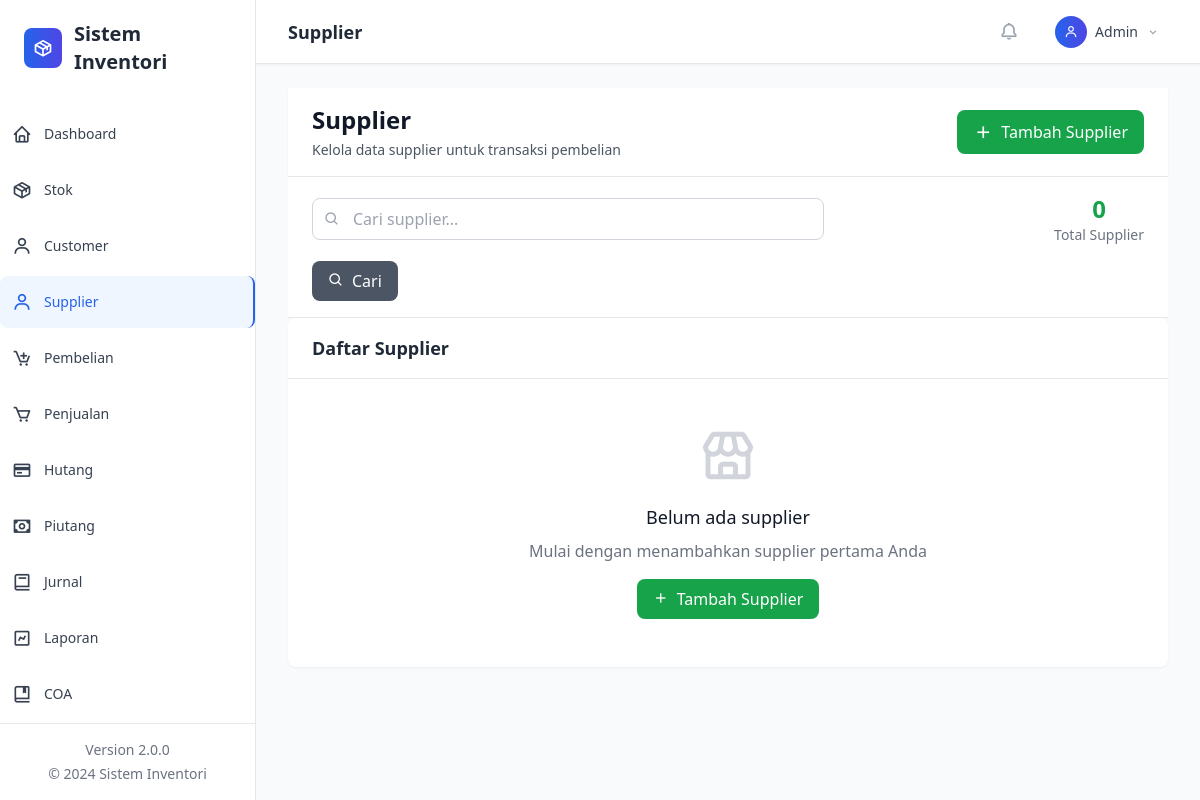
/?page=supplier, run on an earlier commit of the app's database.
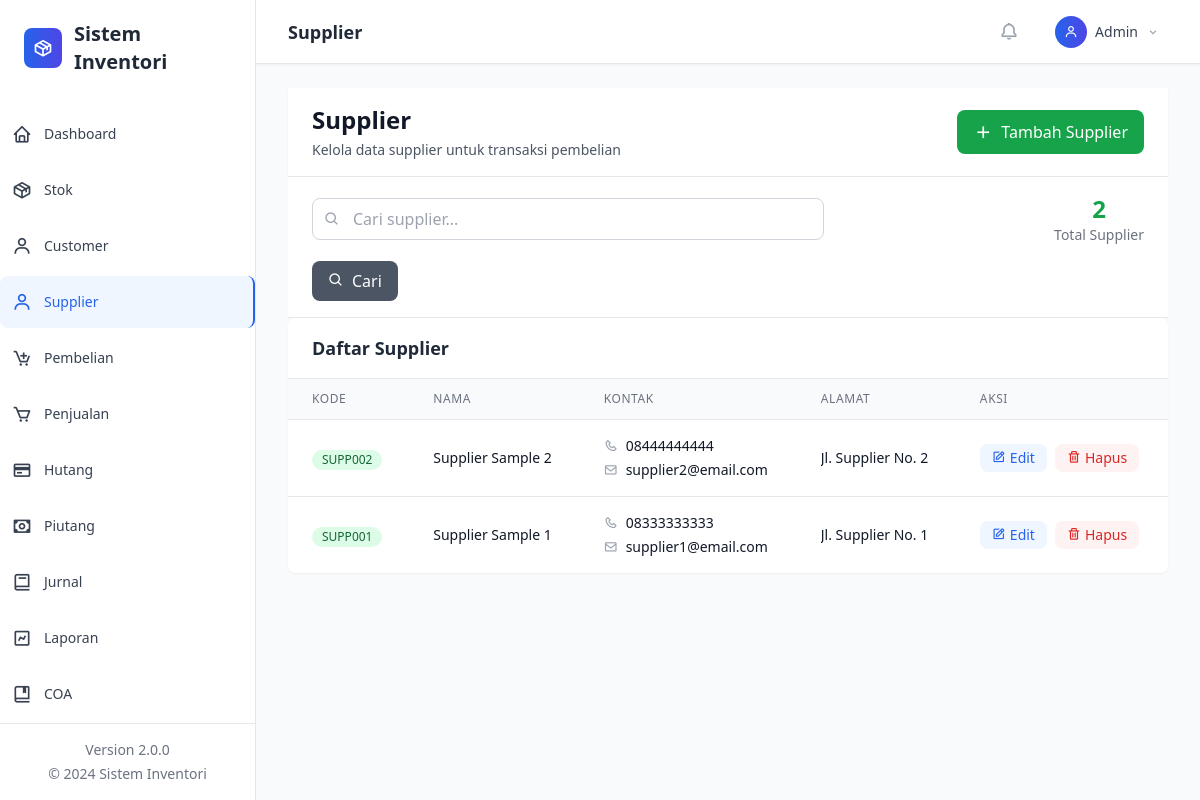
And on a later commit of the database.
### tables this page shows
CREATE TABLE supplier (
    id INTEGER PRIMARY KEY AUTOINCREMENT,
    kode TEXT UNIQUE NOT NULL,
    nama TEXT NOT NULL,
    alamat TEXT,
    telepon TEXT,
    email TEXT,
    created_at DATETIME DEFAULT CURRENT_TIMESTAMP,
    updated_at DATETIME DEFAULT CURRENT_TIMESTAMP
);

### classes/Database.php (called while the page is built, shortened)
<?php
class Database {
    private $pdo;
    private static $instance = null;
    private function __construct() {
        try {
            $this->pdo = new PDO('sqlite:' . DB_FILE);
            $this->pdo->setAttribute(PDO::ATTR_ERRMODE, PDO::ERRMODE_EXCEPTION);
            $this->pdo->exec('PRAGMA foreign_keys = ON;');
            $this->initializeTables();
        } catch (Exception $e) {
            if (DEBUG_MODE) {
                die('Database Error: ' . $e->getMessage());
            } else {
                die('Database connection failed. Please contact administrator.');
            }
        }
    }
    public static function getInstance() {
        if (self::$instance === null) {
            self::$instance = new self();
        }
        return self::$instance;
    }
    private function initializeTables() {
        if (file_exists(INIT_SQL)) {
            $sql = file_get_contents(INIT_SQL);
            $stmts = array_filter(array_map('trim', explode(';', $sql)));
            foreach ($stmts as $stmt) {
                if ($stmt) {
                    $this->pdo->exec($stmt);
                }
            }
        }
        $this->createProfileTable();
    }
    private function createProfileTable() {
        $sql = "CREATE TABLE IF NOT EXISTS profil_perusahaan (
            id INTEGER PRIMARY KEY AUTOINCREMENT,
            nama_perusahaan TEXT NOT NULL,
            alamat TEXT,
            telepon TEXT,
            email TEXT,
            website TEXT,
            logo TEXT,
            npwp TEXT,
            created_at DATETIME DEFAULT CURRENT_TIMESTAMP,
            updated_at DATETIME DEFAULT CURRENT_TIMESTAMP
        )";
        $this->pdo->exec($sql);
        $stmt = $this->pdo->prepare("SELECT COUNT(*) FROM profil_perusahaan");
        $stmt->execute();
    }
    public function query($sql, $params = []) {
        try {
            $stmt = $this->pdo->prepare($sql);
            $stmt->execute($params);
            return $stmt;
        } catch (Exception $e) {
            if (DEBUG_MODE) {
                throw new Exception('Query Error: ' . $e->getMessage());
            } else {
                throw new Exception('Database operation failed.');
            }
        }
    }
    public function fetchAll($sql, $params = []) {
        return $this->query($sql, $params)->fetchAll(PDO::FETCH_ASSOC);
    }
    public function fetch($sql, $params = []) {
        return $this->query($sql, $params)->fetch(PDO::FETCH_ASSOC);
    }
}
?>

### views/supplier/index.php (the view, shortened to what the changed rows need)
<?php
$search = $_GET['search'] ?? '';
$whereClause = '';
$params = [];
$page = max(1, (int)($_GET['p'] ?? 1));
$perPage = 10;
$offset = ($page - 1) * $perPage;
$totalRows = $db->fetch("SELECT COUNT(*) as total FROM supplier $whereClause", $params)['total'];
$rows = $db->fetchAll("SELECT * FROM supplier $whereClause ORDER BY id DESC LIMIT ? OFFSET ?",
    array_merge($params, [$perPage, $offset]));
?>
<div class="bg-white shadow-sm border-b border-gray-200">
    <div class="px-6 py-4">
        <div class="flex items-center justify-between">
            <div>
                <h1 class="text-2xl font-bold text-gray-900">Supplier</h1>
                <p class="text-sm text-gray-600 mt-1">Kelola data supplier untuk transaksi pembelian</p>
            </div>
            <button onclick="openTambah()" class="bg-green-600 hover:bg-green-700 text-white px-4 py-2 rounded-lg flex items-center space-x-2 transition-colors">
                <i class='bx bx-plus text-xl'></i>
                <span>Tambah Supplier</span>
            </button>
        </div>
    </div>
</div>
<div class="bg-white border-b border-gray-200 px-6 py-4">
    <div class="flex flex-col sm:flex-row sm:items-center sm:justify-between space-y-4 sm:space-y-0">
        <div class="flex-1 max-w-lg">
            <div class="relative">
                <input type="text" id="searchInput" placeholder="Cari supplier..."
                       value="<?php echo htmlspecialchars($search); ?>"
                       class="w-full pl-10 pr-4 py-2 border border-gray-300 rounded-lg focus:ring-2 focus:ring-green-500 focus:border-green-500">
                <div class="absolute inset-y-0 left-0 pl-3 flex items-center pointer-events-none">
                </div>
            </div>
        </div>
        <div class="flex items-center space-x-4">
            <div class="text-center">
                <div class="text-2xl font-bold text-green-600"><?php echo $totalRows; ?></div>
                <div class="text-sm text-gray-500">Total Supplier</div>
            </div>
        </div>
    </div>
    <div class="mt-4">
        <button onclick="performSearch()" class="bg-gray-600 hover:bg-gray-700 text-white px-4 py-2 rounded-lg transition-colors">
            <i class='bx bx-search mr-2'></i>Cari
        </button>
    </div>
</div>
<div class="bg-white shadow-sm rounded-lg overflow-hidden">
    <div class="px-6 py-4 border-b border-gray-200">
        <h3 class="text-lg font-semibold text-gray-800">Daftar Supplier</h3>
    </div>
    <?php if (empty($rows)): ?>
        <div class="text-center py-12">
            <i class='bx bx-store text-6xl text-gray-300 mb-4'></i>
            <h3 class="text-lg font-medium text-gray-900 mb-2">Belum ada supplier</h3>
            <p class="text-gray-500 mb-4">Mulai dengan menambahkan supplier pertama Anda</p>
            <button onclick="openTambah()" class="bg-green-600 hover:bg-green-700 text-white px-4 py-2 rounded-lg">
                <i class='bx bx-plus mr-2'></i>Tambah Supplier
            </button>
        </div>
    <?php else: ?>
        <div class="overflow-x-auto">
            <table class="min-w-full divide-y divide-gray-200">
                <thead class="bg-gray-50">
                    <tr>
                        <th class="px-6 py-3 text-left text-xs font-medium text-gray-500 uppercase tracking-wider">Kode</th>
                        <th class="px-6 py-3 text-left text-xs font-medium text-gray-500 uppercase tracking-wider">Nama</th>
                        <th class="px-6 py-3 text-left text-xs font-medium text-gray-500 uppercase tracking-wider">Kontak</th>
                        <th class="px-6 py-3 text-left text-xs font-medium text-gray-500 uppercase tracking-wider">Alamat</th>
                        <th class="px-6 py-3 text-left text-xs font-medium text-gray-500 uppercase tracking-wider">Aksi</th>
                    </tr>
                </thead>
                <tbody class="bg-white divide-y divide-gray-200">
                    <?php foreach ($rows as $row): ?>
                        <tr class="hover:bg-gray-50">
                            <td class="px-6 py-4 whitespace-nowrap">
                                <span class="inline-flex items-center px-2.5 py-0.5 rounded-full text-xs font-medium bg-green-100 text-green-800">
                                    <?php echo htmlspecialchars($row['kode']); ?>
                                </span>
                            </td>
                            <td class="px-6 py-4 whitespace-nowrap">
                                <div class="text-sm font-medium text-gray-900"><?php echo htmlspecialchars($row['nama']); ?></div>
                            </td>
                            <td class="px-6 py-4 whitespace-nowrap">
                                <div class="text-sm text-gray-900">
                                    <?php if ($row['telepon']): ?>
                                        <div class="flex items-center space-x-2">
                                            <i class='bx bx-phone text-gray-400'></i>
                                            <span><?php echo htmlspecialchars($row['telepon']); ?></span>
                                        </div>
                                    <?php endif; ?>
                                    <?php if ($row['email']): ?>
                                        <div class="flex items-center space-x-2 mt-1">
                                            <i class='bx bx-envelope text-gray-400'></i>
                                            <span><?php echo htmlspecialchars($row['email']); ?></span>
                                        </div>
                                    <?php endif; ?>
                                </div>
                            </td>
                            <td class="px-6 py-4">
                                <div class="text-sm text-gray-900 max-w-xs truncate">
                                    <?php echo $row['alamat'] ? htmlspecialchars($row['alamat']) : '-'; ?>
                                </div>
                            </td>
                            <td class="px-6 py-4 whitespace-nowrap text-sm font-medium">
                                <div class="flex items-center space-x-2">
                                    <button onclick="edit(<?php echo $row['id']; ?>)"
                                            class="text-blue-600 hover:text-blue-900 bg-blue-50 hover:bg-blue-100 px-3 py-1 rounded-lg transition-colors">
                                        <i class='bx bx-edit mr-1'></i>Edit
                                    </button>
                                    <button onclick="hapus(<?php echo $row['id']; ?>)"
                                            class="text-red-600 hover:text-red-900 bg-red-50 hover:bg-red-100 px-3 py-1 rounded-lg transition-colors">
                                        <i class='bx bx-trash mr-1'></i>Hapus
                                    </button>
                                </div>
                            </td>
                        </tr>
                    <?php endforeach; ?>
                </tbody>
            </table>
        </div>
    <?php endif; ?>
</div>

What changed in the data, as far as the page shows it:
added supplier: kode "SUPP002", nama "Supplier Sample 2", telepon "08444444444", email "supplier2@email.com", alamat "Jl. Supplier No. 2"
added supplier: kode "SUPP001", nama "Supplier Sample 1", telepon "08333333333", email "supplier1@email.com", alamat "Jl. Supplier No. 1"
Also different on the page:
$totalRows: "0" → "2"
text no longer shown: "Belum ada supplier Mulai dengan menambahkan supplier pertama Anda Tambah Supplier"
text now shown: "KODE NAMA KONTAK ALAMAT AKSI"
